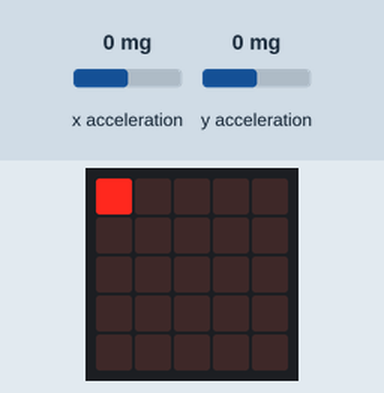
This program was run on a simulated BBC micro:bit (MakeCode). On the bench: the board's 5×5 LED display. The inputs (shaded band) are chosen by the test bench; at power-on: x acceleration 0 mg, y acceleration 0 mg.

Above: at 1.01 s.
1.3 s: x acceleration set to 143 mg
4.1 s: x acceleration set to 160 mg
At 4.74 s:
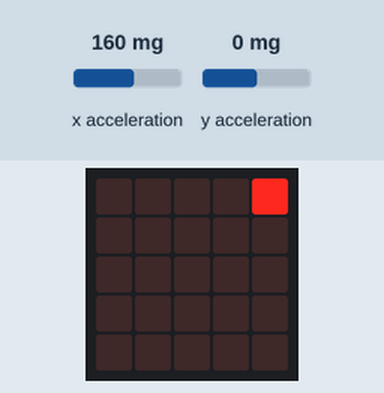
6.0 s: y acceleration set to 138 mg
7.5 s: y acceleration set to 158 mg
At 8.11 s:
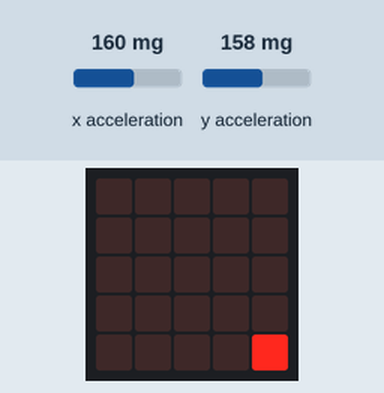
9.4 s: x acceleration set to -1440 mg
At 10.04 s:
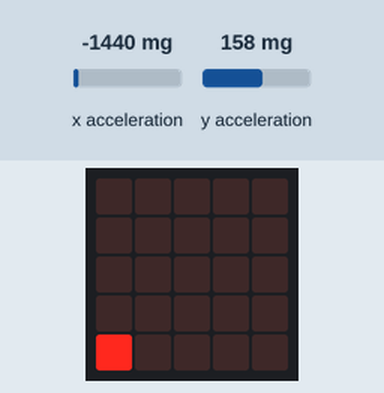
11.3 s: y acceleration set to -1440 mg
At 11.49 s:
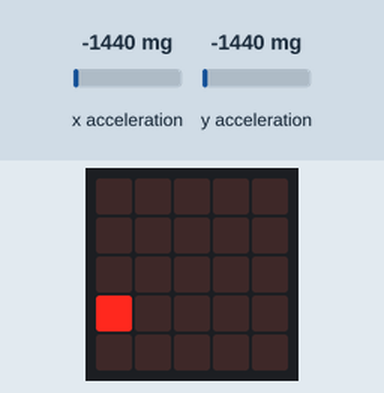

Measured:
- the behaviour switches between 150 and 151 mg on x acceleration (found by bisection; images 0 and 1)
- the behaviour switches between 150 and 151 mg on y acceleration (found by bisection; images 1 and 2)
- after the input at 4.1 s, the display: first changes after 0.11 s (image 1 shows a later state)
- after the input at 7.5 s, the display: first changes after 0.08 s (image 2 shows a later state)
- after the input at 9.4 s, the display: first changes after 0.11 s (image 3 shows a later state)
- after the input at 11.3 s, the display: first differs from a run without the input after 0.13 s (image 4)

The program:

main.ts
```typescript
let accY = 0
let accX = 0
let x = 2
let y = 2
basic.forever(function on_forever() {

    led.plot(x, y)
    basic.pause(100)
    led.unplot(x, y)
    accX = input.acceleration(Dimension.X)
    accY = input.acceleration(Dimension.Y)
    if (accX <= 150 && x > 0) {
        x = x - 1
    } else if (accX > 150 && x < 4) {
        x = x + 1
    } else if (accY <= 150 && y > 0) {
        y = y - 1
    } else if (accY > 150 && y < 4) {
        y = y + 1
    }

})
```

test.ts
```typescript
// les proves van aquí; això no es compilarà quan aquest paquet s'usi com a extensió.
```
